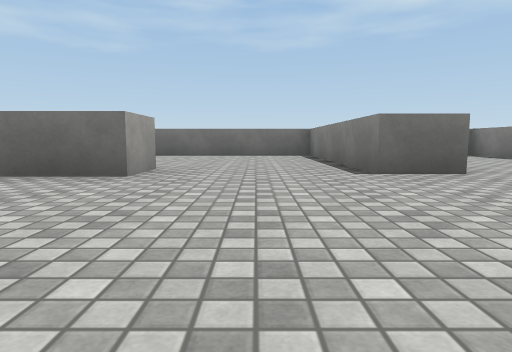
[1] (above)

15 first-person views from a walk through a 3-D level made in the Unity game engine. The camera is 0.37 m above the floor, tilts 6° down and sees 75° across. The floor is counted in squares, 1 m on a side. Each view is taken from the middle of a square. On the plan, view 1 faces up. The plan holds only what a view shows up to about 9 squares ahead; the rest is blank. Surface patterns are stand-ins for the level's own textures.

[2]
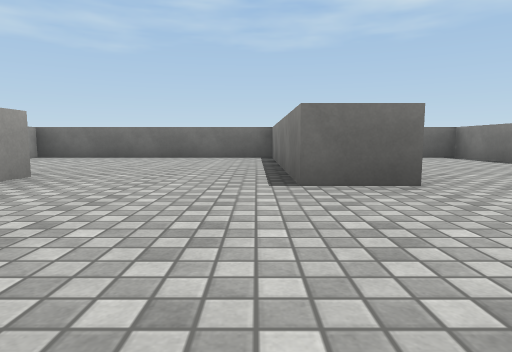

[3]
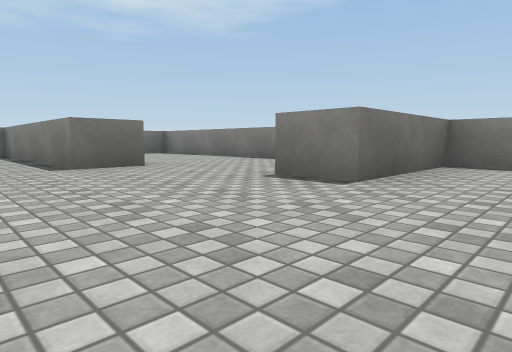

[4]
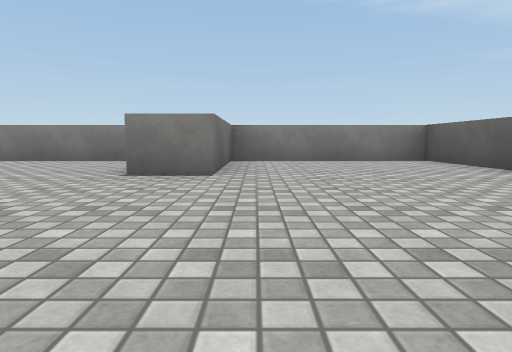

[5]
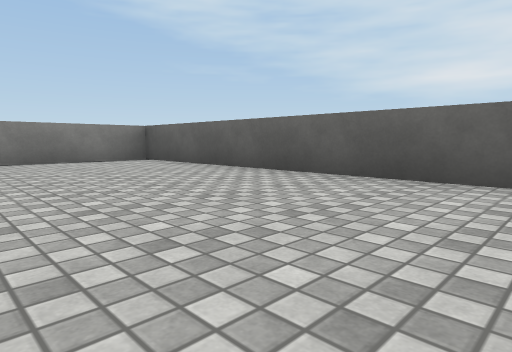

[6]
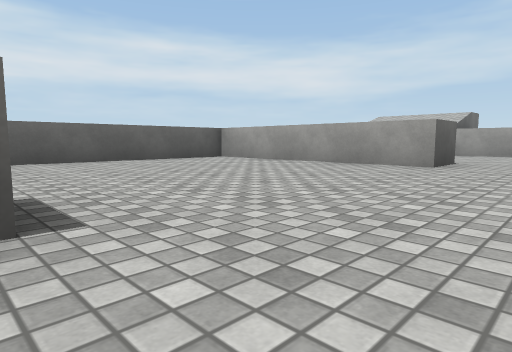

[7]
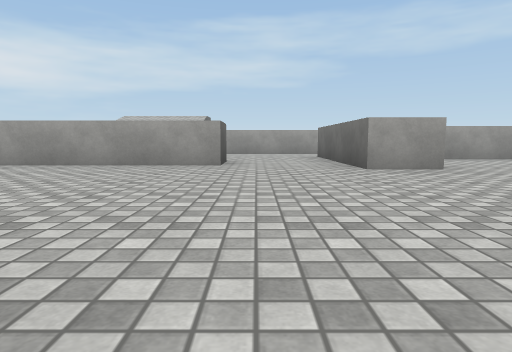

[8]
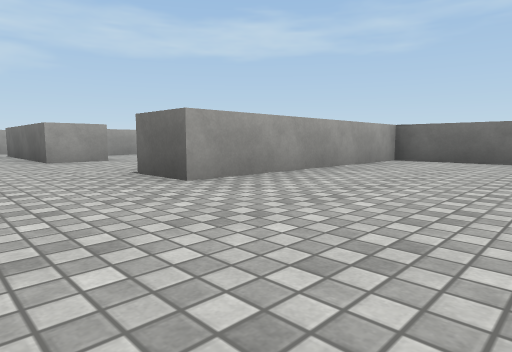

[9]
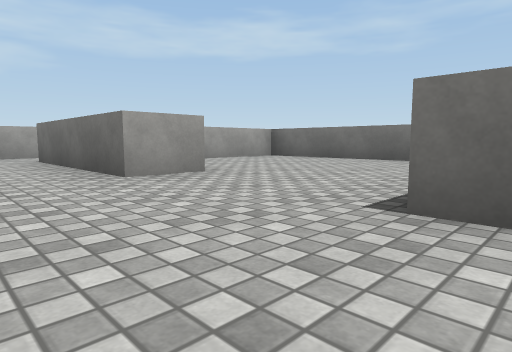

[10]
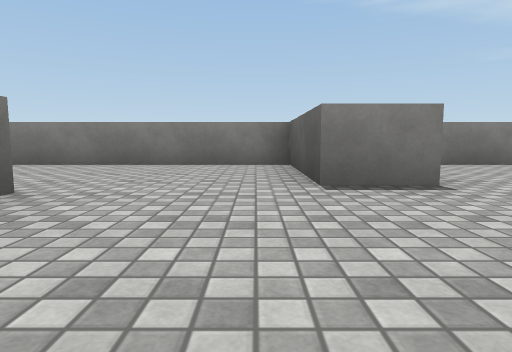

[11]
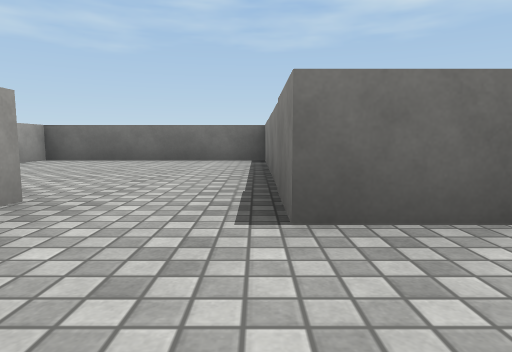

[12]
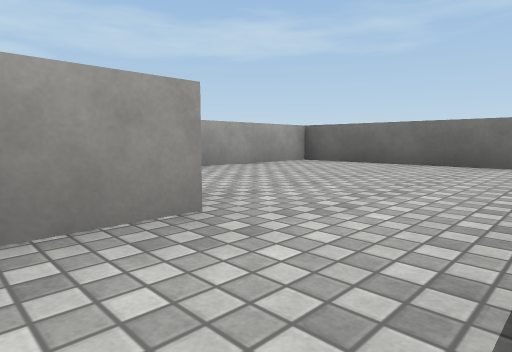

[13]
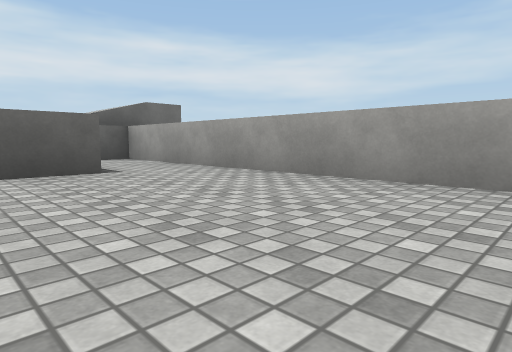

[14]
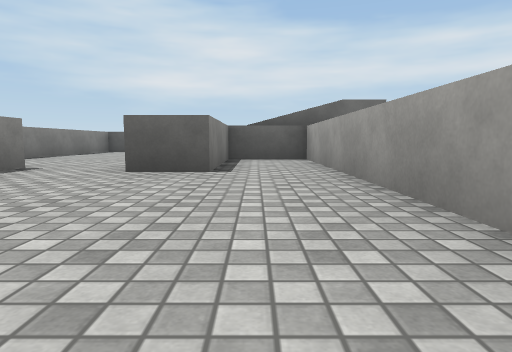

[15]
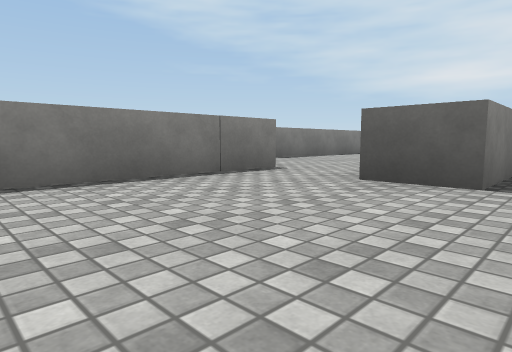

### Floor plan
Points are (right, up) in squares from view 1. A wall is a line through its corners. A room is listed if a view was taken in it or the views show most of it. See-through windows are left out.
Room 1 (views 1, 2, 3, 4, 5, 6, 7, 8, 9, 10)
walls: (-1.3, 4.5) (-1.3, 3.4) (-3.5, 3.4); (-3.1, 1.5) (-2.1, 1.5) (-2.1, -3.2) (5.4, -3.2) (5.4, 0.5) (2.8, 0.5) (2.8, 1.5) (5.4, 1.5) (5.4, 8.4) (2.4, 8.4) (2.4, 3.7) (1.4, 3.7) (1.4, 8.4) (-3.8, 8.4) (-3.8, 5.4)
ways out: opening at (-2.5, 2.5) to room 2
Room 2 (views 11, 12)
walls: (-3.1, -1.1) (-3.1, 1.5); (-6.4, 4) (-6.4, 0.5); (-3.5, 3.4) (-4.8, 3.4)
ways out: opening at (-2.5, 2.5) to room 1; opening at (-6, 4) to room 3
objects: other object (-6, 0)
Room 3 (views 13, 14, 15)
walls: (-4.8, 3.4) (-4.8, 8.4) (-9, 8.4) (-9, 1.3) (-7.4, 1.3) (-7.4, 4) (-6.4, 4)
ways out: opening at (-6, 4) to room 2

Where each view was taken, in squares from view 1:
view 1: 0 up, 0 right, facing up
view 2: 1 up, 1 right, facing up
view 3: 1 down, 0 right, facing up-right
view 4: 0 up, 1 left, facing right
view 5: 0 up, 1 left, facing down-right
view 6: 3 up, 3 right, facing down-left
view 7: 2 up, 3 right, facing left
view 8: 2 up, 5 right, facing up-left
view 9: 2 up, 2 right, facing up-left
view 10: 2 up, 0 right, facing right
view 11: 2 up, 5 left, facing up
view 12: 3 up, 5 left, facing up-left
view 13: 8 up, 6 left, facing down-left
view 14: 8 up, 8 left, facing down
view 15: 7 up, 8 left, facing down-right
